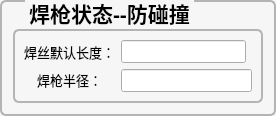
        <widget class="QGroupBox" name="groupBox_27">
         <property name="sizePolicy">
          <sizepolicy hsizetype="Preferred" vsizetype="Preferred">
           <horstretch>4</horstretch>
           <verstretch>2</verstretch>
          </sizepolicy>
         </property>
         <property name="font">
          <font>
           <pointsize>16</pointsize>
           <bold>true</bold>
          </font>
         </property>
         <property name="styleSheet">
          <string notr="true">QGroupBox {
	color: rgb(0, 0, 0);
	background-color: #f6f6f6;
    border-width: 2px;
    border-radius: 6px;
   border-style:solid;
  border-color: #b4b4b4;
  margin-top: 2ex;
}
QGroupBox::title {
     subcontrol-origin: margin;
     subcontrol-position: top left;
   left:25px;
     margin-left: 0px;
     padding:0 1px;
}</string>
         </property>
         <property name="title">
          <string>焊枪状态--防碰撞</string>
         </property>
         <property name="alignment">
          <set>Qt::AlignCenter</set>
         </property>
         <layout class="QGridLayout" name="gridLayout_27">
          <item row="1" column="0">
           <layout class="QVBoxLayout" name="verticalLayout_8">
            <item>
             <widget class="QGroupBox" name="groupBox_28">
              <property name="font">
               <font>
                <pointsize>12</pointsize>
                <bold>true</bold>
               </font>
              </property>
              <property name="styleSheet">
               <string notr="true">QGroupBox {
	color: rgb(0, 0, 0);
	background-color: #f6f6f6;
    border-width: 2px;
    border-radius: 6px;
   border-style:solid;
  border-color: #b4b4b4;
  margin-top: 2ex;
}
QGroupBox::title {
     subcontrol-origin: margin;
     subcontrol-position: top left;
   left:25px;
     margin-left: 0px;
     padding:0 1px;
}</string>
              </property>
              <property name="title">
               <string/>
              </property>
              <property name="alignment">
               <set>Qt::AlignCenter</set>
              </property>
              <layout class="QGridLayout" name="gridLayout_28">
               <item row="0" column="0">
                <widget class="QLabel" name="label_75">
                 <property name="font">
                  <font>
                   <pointsize>10</pointsize>
                   <bold>false</bold>
                  </font>
                 </property>
                 <property name="styleSheet">
                  <string notr="true">color: rgb(0, 0, 0);</string>
                 </property>
                 <property name="text">
                  <string>焊丝默认长度：</string>
                 </property>
                </widget>
               </item>
               <item row="1" column="1" colspan="2">
                <widget class="QLineEdit" name="lineEdit_ToolRadius">
                 <property name="sizePolicy">
                  <sizepolicy hsizetype="Expanding" vsizetype="Fixed">
                   <horstretch>0</horstretch>
                   <verstretch>0</verstretch>
                  </sizepolicy>
                 </property>
                 <property name="font">
                  <font>
                   <pointsize>10</pointsize>
                   <bold>false</bold>
                  </font>
                 </property>
                </widget>
               </item>
               <item row="0" column="1">
                <widget class="QLineEdit" name="lineEdit_WireCalibrationOffset">
                 <property name="sizePolicy">
                  <sizepolicy hsizetype="Expanding" vsizetype="Fixed">
                   <horstretch>0</horstretch>
                   <verstretch>0</verstretch>
                  </sizepolicy>
                 </property>
                 <property name="font">
                  <font>
                   <pointsize>10</pointsize>
                   <bold>false</bold>
                  </font>
                 </property>
                </widget>
               </item>
               <item row="1" column="0">
                <widget class="QLabel" name="label_76">
                 <property name="font">
                  <font>
                   <pointsize>10</pointsize>
                   <bold>false</bold>
                  </font>
                 </property>
                 <property name="styleSheet">
                  <string notr="true">color: rgb(0, 0, 0);</string>
                 </property>
                 <property name="text">
                  <string>&lt;html&gt;&lt;head/&gt;&lt;body&gt;&lt;p align=&quot;center&quot;&gt;焊枪半径：&lt;/p&gt;&lt;/body&gt;&lt;/html&gt;</string>
                 </property>
                </widget>
               </item>
              </layout>
             </widget>
            </item>
           </layout>
          </item>
          <item row="0" column="0">
           <widget class="QLabel" name="label_12">
            <property name="maximumSize">
             <size>
              <width>16777215</width>
              <height>10</height>
             </size>
            </property>
            <property name="text">
             <string/>
            </property>
           </widget>
          </item>
         </layout>
        </widget>
